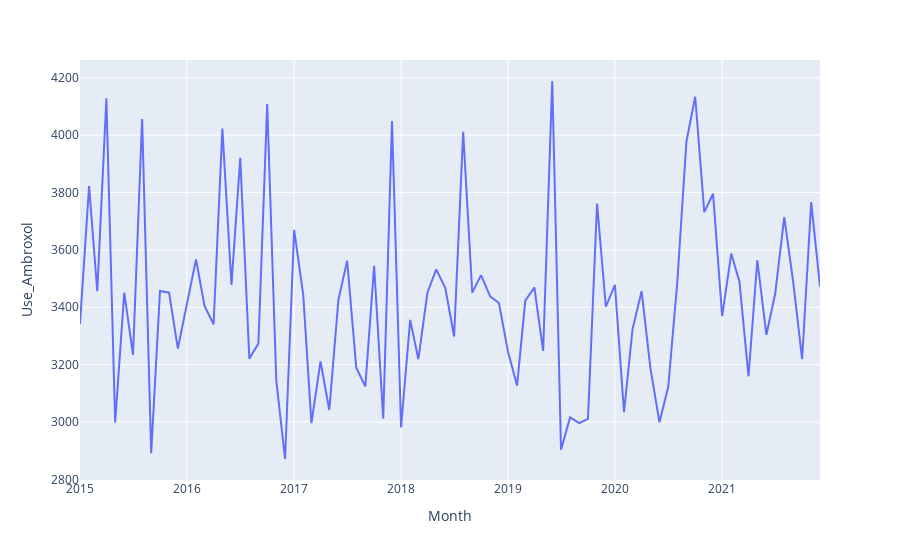

Notebook code for this chart:
### Code cell
plot = px.line(df, x=df.Month, y=df.Use_Ambroxol)
plot.show()
